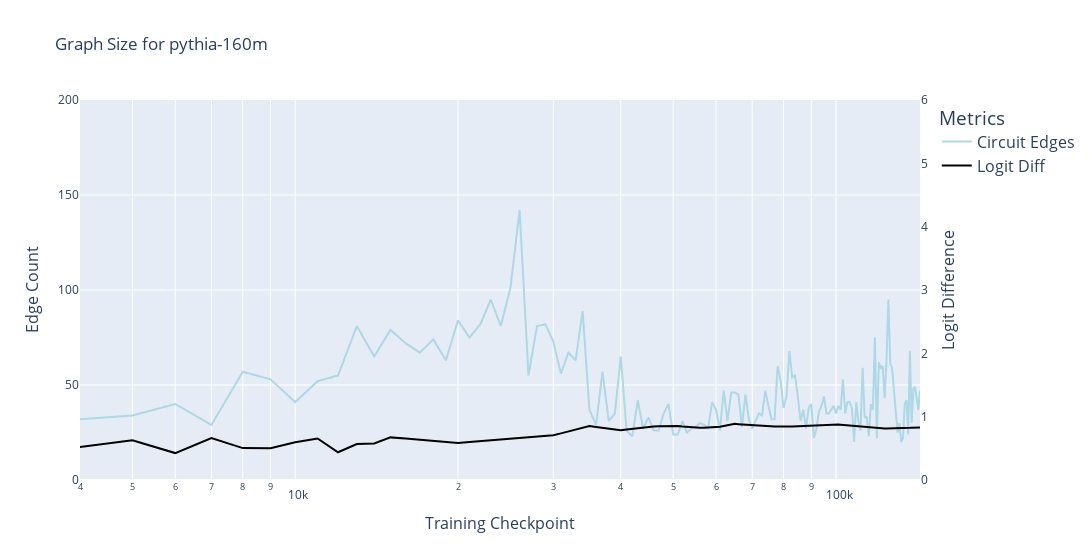

Notebook code cell kept with this figure:
### Markdown cell above
### Graph Size

### Code cell
for model in models:
    model_df = subgraph_df[subgraph_df['model'] == model].copy()
    plot_graph_metric(
        model_df, 
        'in_circuit', 
        perf_metric_dict, # note that this will interpolate missing values
        f'Graph Size for {model}',
        left_y_title="Edge Count", 
        y_range=200, 
        x_axis_col='checkpoint', 
        log_x=True, 
        disable_title=False # Optional: Set to True to disable the title for publishing
    )

### Figure 1 — Plotly figure (JSON) as saved in the notebook; plotly's stock layout.template omitted (floating-point values rounded to 4 significant figures; data arrays with more than 128 entries replaced by an {"elided": "..."} marker saying what was removed)
{"data": [{"hovertemplate": "variable=Circuit Edges<br>checkpoint=%{x}<br>value=%{y}<extra></extra>", "legendgroup": "Circuit Edges", "line": {"color": "lightblue", "dash": "solid"}, "marker": {"symbol": "circle"}, "mode": "lines", "name": "Circuit Edges", "orientation": "v", "showlegend": true, "type": "scatter", "x": {"elided": "140 int values"}, "xaxis": "x", "y": {"elided": "140 int values"}, "yaxis": "y"}, {"line": {"color": "black"}, "mode": "lines", "name": "Logit Diff", "type": "scatter", "x": {"elided": "140 int values"}, "y": {"elided": "140 float values"}, "yaxis": "y2"}], "layout": {"legend": {"font": {"size": 16}, "title": {"text": "Metrics"}, "tracegroupgap": 0}, "title": {"text": "Graph Size for pythia-160m"}, "width": 1200, "xaxis": {"anchor": "y", "domain": [0, 1], "title": {"font": {"size": 16}, "text": "Training Checkpoint"}, "type": "log"}, "yaxis": {"anchor": "x", "domain": [0, 1], "range": [0, 200], "title": {"font": {"size": 16}, "text": "Edge Count"}}, "yaxis2": {"overlaying": "y", "range": [0, 6], "showgrid": false, "side": "right", "title": {"font": {"size": 16}, "text": "Logit Difference"}}}}
